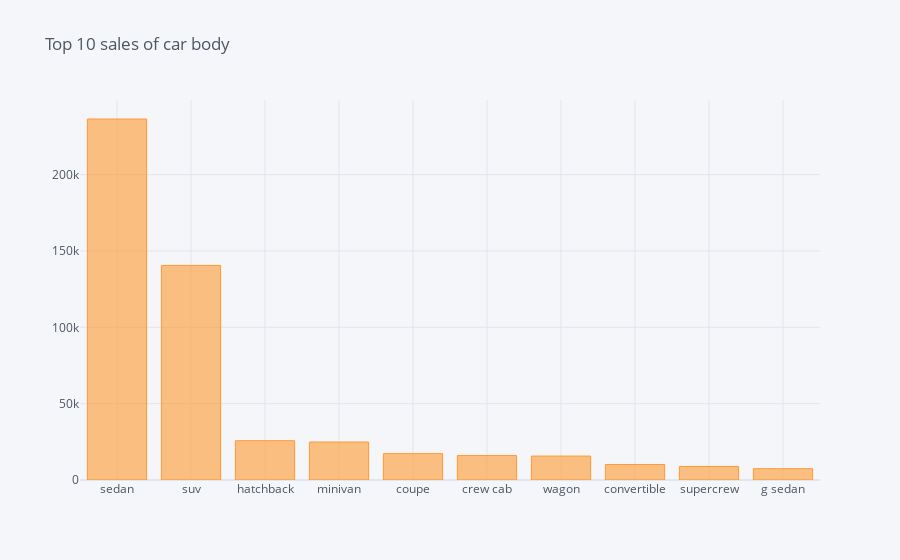

Notebook code cell kept with this figure:
### Markdown cell above
#### 3. **Which body sells the most?**

### Code cell
df['body'].value_counts().head(10).iplot(kind = 'bar', title = 'Top 10 sales of car body')

### Figure 1 — Plotly figure (JSON) as saved in the notebook; plotly's stock layout.template omitted (floating-point values rounded to 4 significant figures)
{"data": [{"marker": {"color": "rgba(255, 153, 51, 0.6)", "line": {"color": "rgba(255, 153, 51, 1.0)", "width": 1}}, "name": "body", "orientation": "v", "text": "", "type": "bar", "x": ["sedan", "suv", "hatchback", "minivan", "coupe", "crew cab", "wagon", "convertible", "supercrew", "g sedan"], "y": [236433, 140530, 25737, 24873, 17248, 15997, 15678, 10181, 8874, 7412]}], "layout": {"autosize": true, "legend": {"bgcolor": "#F5F6F9", "font": {"color": "#4D5663"}}, "paper_bgcolor": "#F5F6F9", "plot_bgcolor": "#F5F6F9", "title": {"font": {"color": "#4D5663"}, "text": "Top 10 sales of car body"}, "xaxis": {"autorange": true, "gridcolor": "#E1E5ED", "range": [-0.5, 9.5], "showgrid": true, "tickfont": {"color": "#4D5663"}, "title": {"font": {"color": "#4D5663"}, "text": ""}, "type": "category", "zerolinecolor": "#E1E5ED"}, "yaxis": {"autorange": true, "gridcolor": "#E1E5ED", "range": [0, 248900.0], "showgrid": true, "tickfont": {"color": "#4D5663"}, "title": {"font": {"color": "#4D5663"}, "text": ""}, "type": "linear", "zerolinecolor": "#E1E5ED"}}}
